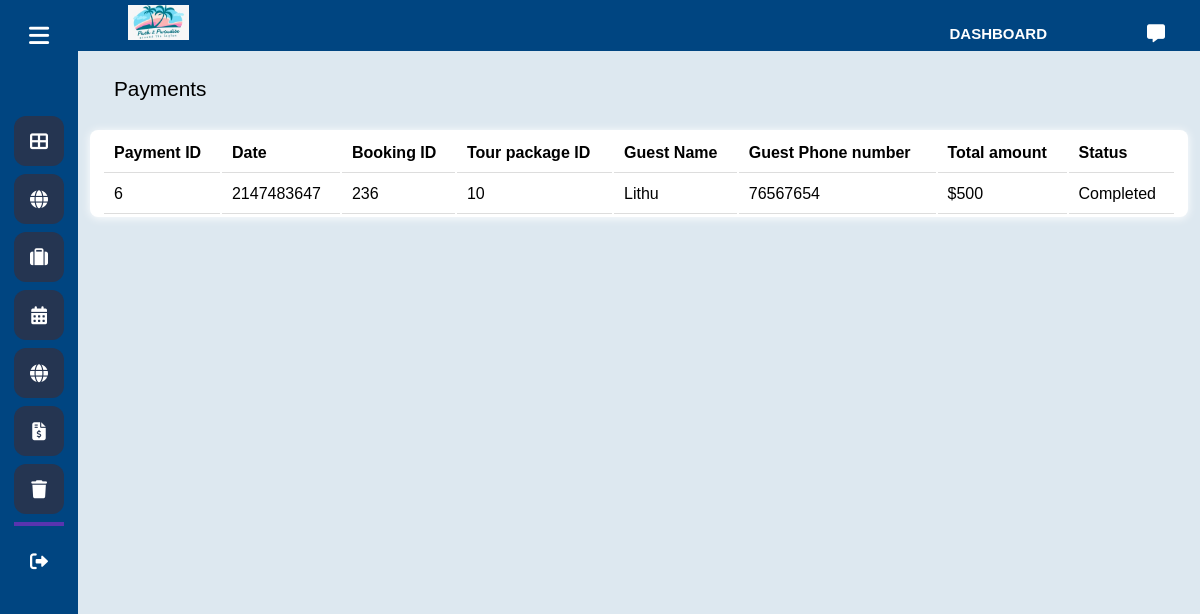
Screenshot of /view-admin/payment.php with the database file from the repository.
### tables this page shows
CREATE TABLE `tourbooking_payment` (
  `tourPaymentId` int(11) NOT NULL,
  `paymentDateTime` int(11) NOT NULL,
  `amount` double NOT NULL,
  `paymentStatus` varchar(100) NOT NULL,
  `tourBookingId` int(11) NOT NULL
);

CREATE TABLE `tourbooking` (
  `bookingID` int(11) NOT NULL,
  `bookingDateTime` datetime NOT NULL,
  `bookingStatus` varchar(20) NOT NULL,
  `guestName` varchar(100) NOT NULL,
  `guestPhone` int(10) NOT NULL,
  `guestEmail` varchar(100) NOT NULL,
  `arrivalDate` date NOT NULL,
  `departureDate` date NOT NULL,
  `noOfGuests` int(11) NOT NULL,
  `tourPkgID` int(11) NOT NULL,
  `touristID` int(11) NOT NULL,
  `tourGuideId` int(11) DEFAULT NULL,
  `preferredVehicleType` varchar(255) NOT NULL
);

### db/db_connection.php (called while the page is built)
<?php
class db_connection
{
    public function connect()
    {
        $host = 'localhost';
        $username= 'root';
        $password = '';
        $db = 'pack2paradise3';
        $connection = mysqli_connect($host, $username, $password, $db);
        return $connection;
    }
}

### controller/tourbookingController.php (called while the page is built, shortened)
<?php
include '../model/tourbooking.php';
class tourbookingcontroller extends db_connection
{
    public function viewalltourbookingPayments()
    {
        $res = new tourbooking();
        $result3 = $res->viewalltourbookingPayments();
        return $result3;
    }
}

### model/tourbooking.php (called while the page is built, shortened)
<?php
require_once "../db/db_connection.php";
class tourbooking extends db_connection
{
    private $conn;
    public function __construct()
    {
        $this->conn = $this->connect();
    }
    private function getData($query)
    {
        $result = mysqli_query($this->conn, $query);
        $data = array();
        while ($row = mysqli_fetch_array($result)) {
            $data[] = $row;
        }
        return $data;
    }
    public function viewalltourbookingPayments()
    {
        $query = "SELECT * FROM tourbooking_payment a , tourbooking b WHERE a.tourBookingId = b.bookingID";
        return $this->getData($query);
    }
}

### view-admin/payment.php (the view, shortened to what this page needs)
<!DOCTYPE html>
<html lang="en" dir="ltr">
<head>
    <link rel="stylesheet" href="../css/hnav.css?v=<?php echo time(); ?>">
    <link rel="stylesheet" href="../css/hotel.css?v=<?php echo time(); ?>">
    <link rel="stylesheet" href="../css/chat.css?v=<?php echo time(); ?>">
    <link rel="stylesheet" href="../css/modelbox.css?v=<?php echo time(); ?>">
    <link href="../libs/fontawesome/css/fontawesome.css" rel="stylesheet">
    <link href="../libs/fontawesome/css/brands.css" rel="stylesheet">
    <link href="../libs/fontawesome/css/solid.css" rel="stylesheet">
</head>
<body>
    <?php include "nav.php"?>
    <section class="home-section">
        <?php include "dashboardHeader.php"?>
        <div class="se" style="margin-top: 20px;">
            <div class="searchSec">
                <div class="page-title">Payments</div>
            </div>
        </div>
        <div class="bg">
            <table>
                <tr class="subtext tblrw">
                    <th class="tblh">Payment ID</th>
                    <th class="tblh">Date</th>
                    <th class="tblh">Booking ID</th>
                    <th class="tblh">Tour package ID</th>
                    <th class="tblh">Guest Name</th>
                    <th class="tblh">Guest Phone number</th>
                    <th class="tblh">Total amount</th>
                    <th class="tblh">Status</th>
                </tr>
                <?php
require_once "../controller/tourbookingController.php";
$pay = new tourbookingController();
$results = $pay->viewalltourbookingPayments();
foreach ($results as $result) {
    ?><tbody>
                <tbody>
                     <tr class="subtext tblrw">
                        <td class="tbld"><?php echo $result["tourPaymentId"] ?></td>
                        <td class="tbld"><?php echo $result["paymentDateTime"] ?></td>
                        <td class="tbld"><?php echo $result["bookingID"] ?></td>
                        <td class="tbld"><?php echo $result["tourPkgID"] ?></td>
                        <td class="tbld"> <?php echo $result["guestName"] ?></td>
                        <td class="tbld"><?php echo $result["guestPhone"] ?></td>
                        <td class="tbld"><?php echo '$' .$result["amount"] ?></td>
                        <td class="tbld">
                               Completed
                            </td>
<?php } ?>
                    </tr>
            </table>
        </div>
    </section>
</body>
</html>

### css/hnav.css (style rules this page uses)
* { margin: 0; padding: 0; box-sizing: border-box; font-family: sans-serif; }
.home-section { position: relative; background: #DDE8F0; min-height: 100vh; top: 0; left: 78px; width: calc(100% - 78px); transition: all 0.5s ease; z-index: 2; }

### css/hotel.css (style rules this page uses)
body { background-color: #dde8f0; margin: 0; padding: 0; }
table { width: 100%; margin: 0px; }
.bg { border-radius: 0.5rem; margin: 2vw 1vw; padding: 0.2vh 1vw; background-color: white; box-shadow: 0 1px 10px 0 rgb(255, 255, 255); grid-area: search; }
.se { border-radius: 0.5rem; margin: 2vw 1vw; padding: 0.2vh 1vw; grid-area: search; }
.tblh { background-color: white; text-align: left; padding: 10px; border-bottom: 1px solid #ddd; }
.tbld { padding: 10px; border-bottom: 1px solid #ddd; }
.searchSec { display: flex; align-items: center; flex-grow: 1; padding: 0.5vh 1vw; position: relative; justify-content: start; }
.page-title { flex-grow: 1; font-size: 1.3rem; font-weight: 900px; }
.bg::after { content: ""; clear: both; display: table; }

### css/chat.css (style rules this page uses)
body { align-items: center; background: #dde8f0; }

### css/modelbox.css (style rules this page uses)
body { font-family: Arial, Helvetica, sans-serif; }

### rows the page displays
tourbooking_payment: tourPaymentId "6", paymentDateTime "2147483647", tourBookingId.bookingID "236", tourBookingId.tourPkgID "10", tourBookingId.guestName "Lithu", tourBookingId.guestPhone "76567654", amount "500"
